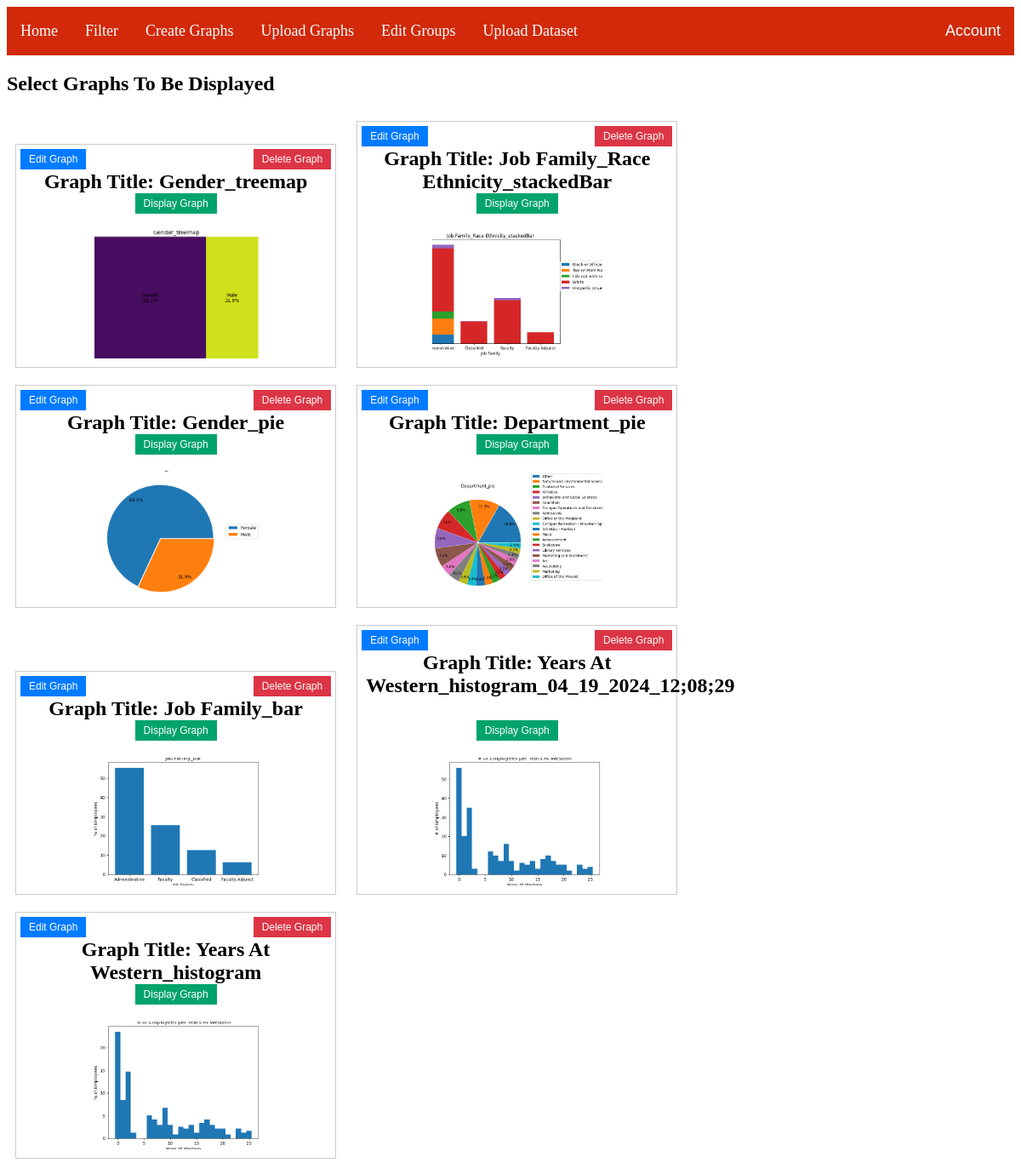
The page /uploadGraphs (signed in) on the database as committed earlier.
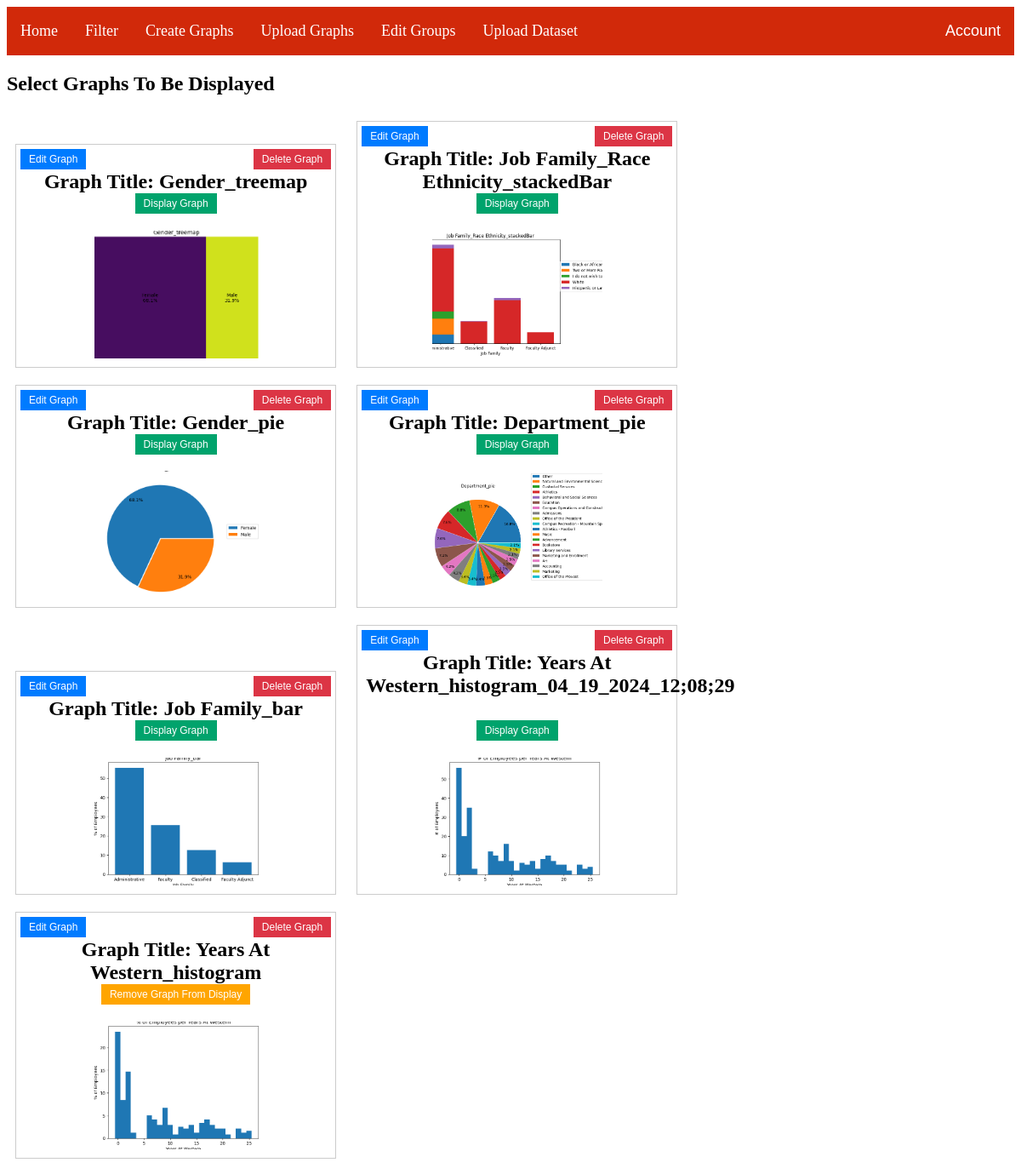
The same page on the database as committed later.
### main.py (models this page shows)
class Graphs(db.Model):
    id = db.Column(db.Integer, primary_key=True)
    path = db.Column(db.String(100), nullable=False)
    title = db.Column(db.String(50), nullable=False)
    description = db.Column(db.String(250), nullable=True)
    type = db.Column(db.String(20))
    useQuantity = db.Column(db.Boolean, default=False)
    currently_displayed = db.Column(db.Boolean, default=False, nullable=False)
    group_id = db.Column(db.Integer, db.ForeignKey('graphgroup.id'), nullable=True)

### main.py (the view)
@app.route("/uploadGraphs", methods=['GET', 'POST'])
@login_required
def selectGraphsForDashboard():
    graphs = Graphs.query.all()
    return render_template('uploadGraphs.html', graphs=graphs)

### main.py (called while the page is built)
@login_manager.user_loader
def load_user(uid):
    return User.query.get(uid)

### templates/uploadGraphs.html (shortened to what this page needs)
{% extends 'base.html' %}
{% block content %}
<head>
</head>
<body>
<h2>Select Graphs To Be Displayed</h2>
{% for graph in graphs %}
    <div class="graph-container" data-graph-id="{{ graph.id }}">
        <h2>Graph Title: {{ graph.title }}
            <button class="edit-button">Edit Graph</button>
            <button class="delete-button">Delete Graph</button>
            <br>
            {% if graph.currently_displayed %} <button class="remove-display-graph-button">Remove Graph From Display</button>
            {% else %} <button class="display-graph-button">Display Graph</button> {% endif %}
        </h2>
        <div class="image-container">
            <img src="{{ graph.path }}" class="thumbnail-img">
        </div>
    </div>
{% endfor %}
</body>
{% endblock %}

### templates/base.html (shortened to what this page needs)
<html>
<head>
    <!DOCTYPE html>
    <link href="/static/style.css" rel="stylesheet">
</head>
{% if current_user.is_authenticated %}
<body>
    <nav>
        <ul>
            <li><a href='/'>Home</a></li>
            <li><a href='/filterGraphs'>Filter</a></li>
            <li><a href='/createGraph'>Create Graphs</a></li>
            <li><a href='/uploadGraphs'>Upload Graphs</a></li>
            <li><a href='/editGroups'>Edit Groups</a></li>
            <li><a href='/uploadDataset'>Upload Dataset</a></li>
            <div class="dropdown">
                <button class="dropbtn">Account  </button>
            </div>
        </ul>
    </nav>
</body>
{% endif %}
{% block content %}
{% endblock %}
</html>

### static/style.css (style rules this page uses)
ul { list-style-type: none; margin: 0; padding: 0; overflow: hidden; background-color: #d1290a; }
li { float: left; }
li a { display: block; color: white; text-align: center; padding: 18px 16px; text-decoration: none; font-size: 18px; }
.dropdown { float: left; overflow: hidden; float: right; }
.dropdown .dropbtn { font-size: 18px; color: white; background-color: #d1290a; border: none; padding: 18px 16px; }

### templates/base.html (style rules this page uses)
nav { position: sticky; top: 0; background-color: #333; z-index: 1; }

### templates/uploadGraphs.html (style rules this page uses)
.edit-button { position: absolute; top: 5px; left: 5px; background-color: #007bff; color: white; border: none; padding: 5px 10px; font-size: 12px; cursor: pointer; }
.delete-button { position: absolute; top: 5px; right: 5px; background-color: #dc3545; color: white; border: none; padding: 5px 10px; font-size: 12px; cursor: pointer; }
.graph-container { display: inline-block; width: 30%; margin: 10px; border: 1px solid #ccc; padding: 10px; text-align: center; position: relative; }
.thumbnail-img { width: 200px; height: 150px; object-fit: cover; }
.remove-display-graph-button { position: center; top: 5px; background-color: #FFA500; color: white; border: none; padding: 5px 10px; font-size: 12px; cursor: pointer; }
.display-graph-button { position: center; top: 5px; background-color: #00A36C; color: white; border: none; padding: 5px 10px; font-size: 12px; cursor: pointer; }

Rows that differ between the two databases and show on the page:
changed Graphs "Years At Western_histogram": currently_displayed "Display Graph" → "Remove Graph From Display"
